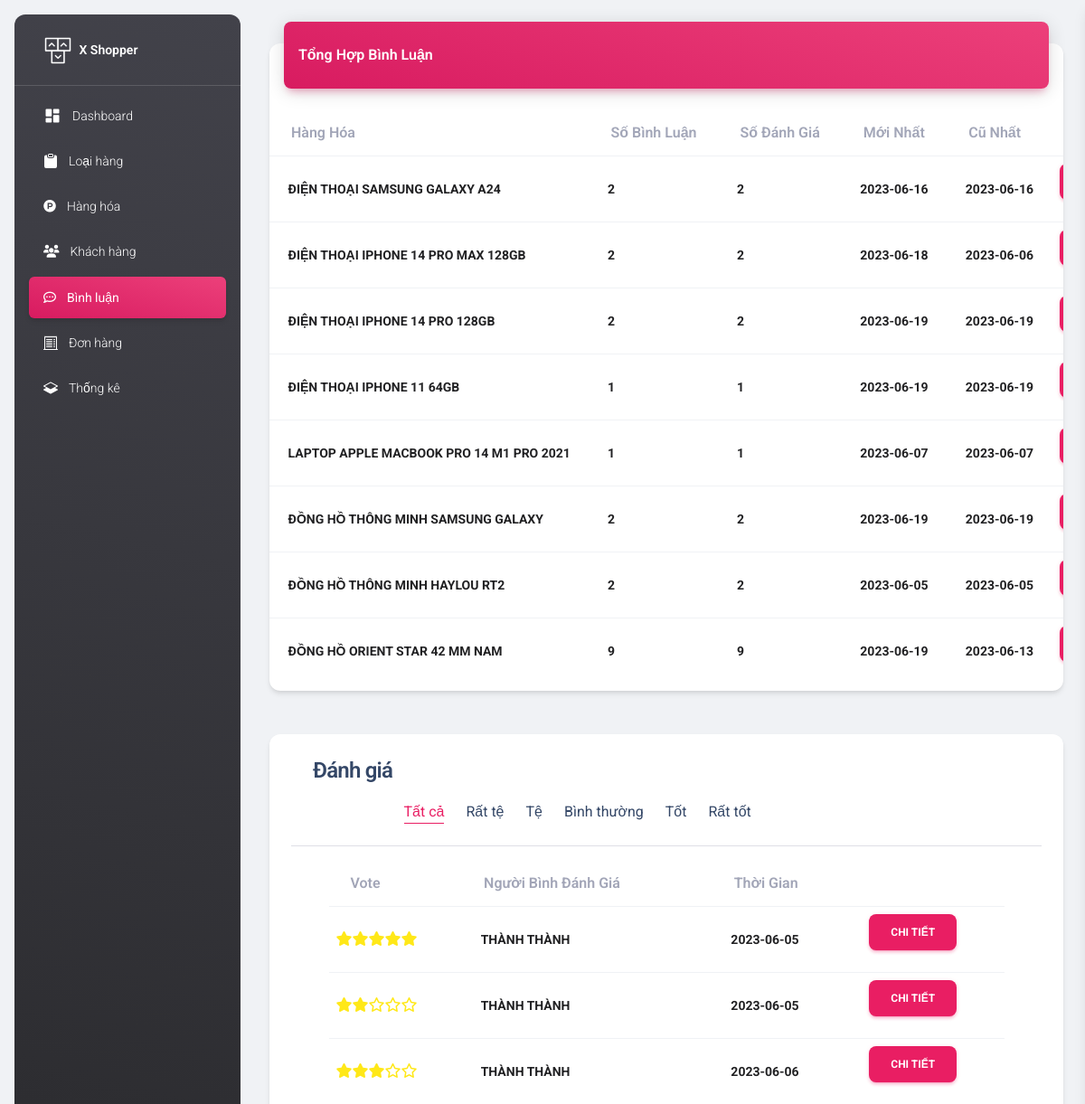
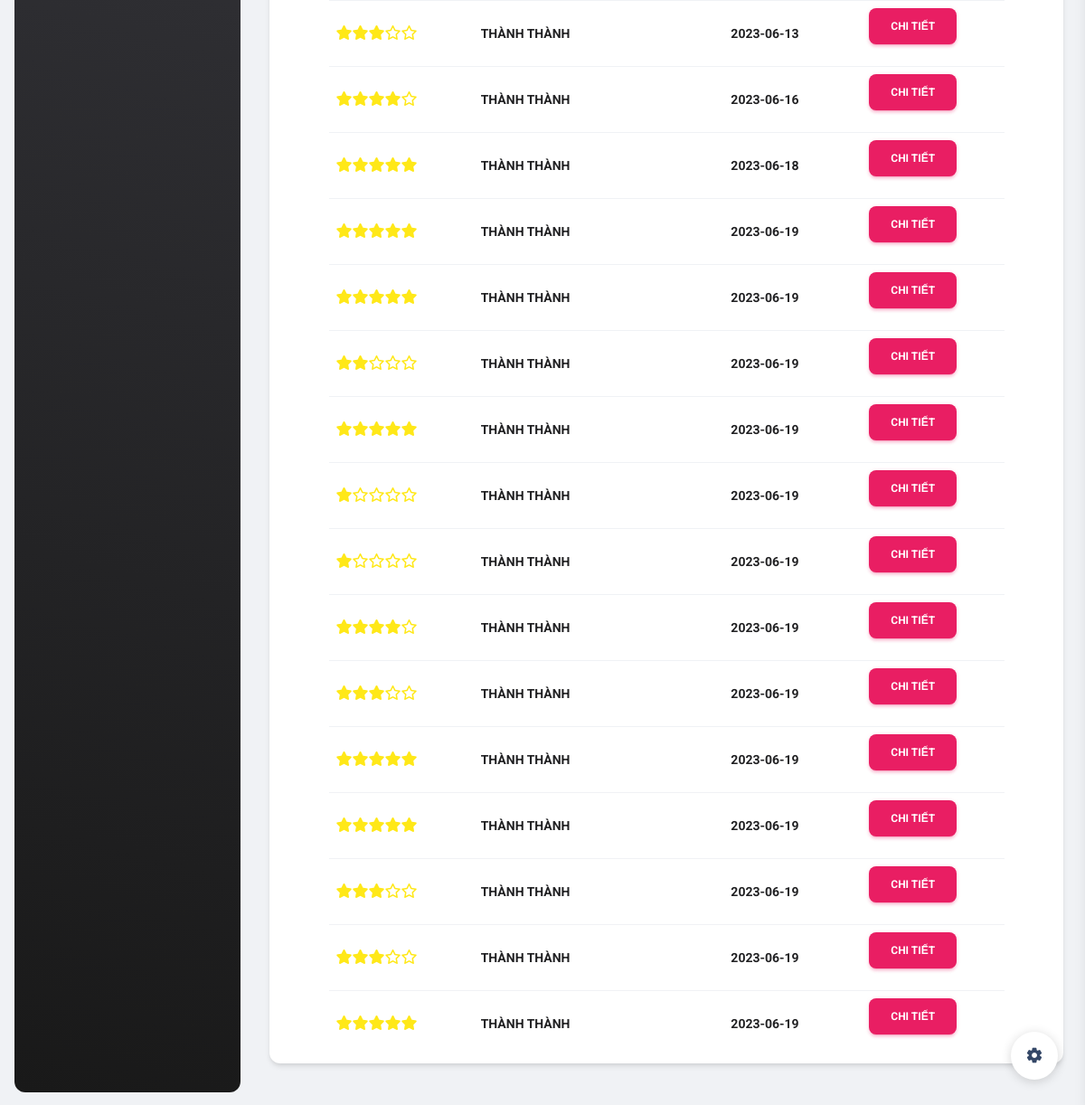
Page /admin/binh_luan/index.php (signed in) on the committed database (2 pictures, top to bottom).
### tables this page shows
CREATE TABLE `hang_hoa` (
  `ma_hh` int(9) NOT NULL,
  `ten_hh` varchar(50) NOT NULL,
  `don_gia` double(10,0) NOT NULL,
  `giam_gia` float NOT NULL,
  `hinh` varchar(255) NOT NULL,
  `ngay_nhap` date NOT NULL,
  `ma_loai` int(9) NOT NULL,
  `dac_biet` int(9) NOT NULL,
  `so_luot_xem` int(9) NOT NULL,
  `mo_ta` longtext NOT NULL
);

CREATE TABLE `binh_luan` (
  `ma_bl` int(9) NOT NULL,
  `noi_dung` varchar(255) NOT NULL,
  `ma_kh` varchar(50) NOT NULL,
  `ma_hh` int(9) NOT NULL,
  `ngay_bl` date NOT NULL,
  `vote` int(11) NOT NULL
);

### admin/binh_luan/index.php (called while the page is built, shortened)
<?php
require_once "../../Dao/binh_luan.php";
require_once "../../Dao/thong_ke.php";
extract($_REQUEST);
if(exist_parma('btn_hang_hoa')){
    extract($_REQUEST);
    $name = hang_hoa_select_by_id($ma_hh);
    $items = binh_luan_select_by_hang_hoa($ma_hh);
    $VIEW_NAME = 'detail.php';
}
else{
    $items = thong_ke_binh_luan();
        if(empty($vote)){
            $danh_gia = select_nhan_xet_all();
        }else{
            $danh_gia = select_nhan_xet_by_vote($vote);
        }
}
require '../layout.php';

### Dao/PDO.php (called while the page is built, shortened)
<?php
function pdo_get_connection()
{
    $servername = "localhost";
    $username = "root";
    $password = "";
    try {
        $conn = new PDO("mysql:host=$servername;dbname=xshop", $username, $password);
        $conn->setAttribute(PDO::ATTR_ERRMODE, PDO::ERRMODE_EXCEPTION);
        return $conn;
    } catch (PDOException $e) {
        echo "Connection failed: " . $e->getMessage();
    }
}
function pdo_query($sql)
{
    $sql_args = array_slice(func_get_args(), 1);
    try {
        $conn = pdo_get_connection();
        $stmt = $conn->prepare($sql);
        $stmt->execute($sql_args);
        $row = $stmt->fetchAll();
        return $row;
    } catch (PDOException $e) {
        throw $e;
    } finally {
        unset($conn);
    }
}

### Dao/thong_ke.php (called while the page is built, shortened)
<?php
require_once '../../Dao/PDO.php';
function thong_ke_binh_luan() {
    $sql = "SELECT COUNT(vote) so_vote,bl.vote, hh.ma_hh, hh.ten_hh, COUNT(*) so_luong, MIN(bl.ngay_bl) cu_nhat,MAX(bl.ngay_bl) moi_nhat,bl.ngay_bl,kh.ho_ten FROM binh_luan bl JOIN hang_hoa hh ON hh.ma_hh = bl.ma_hh join khach_hang kh on kh.ma_kh = bl.ma_kh GROUP BY hh.ma_hh, hh.ten_hh HAVING so_luong > 0";
    return pdo_query($sql);
}

### Dao/binh_luan.php (called while the page is built, shortened)
<?php
require_once '../../Dao/PDO.php';
function select_nhan_xet_all() {
    $sql = "SELECT * FROM `binh_luan` WHERE vote>0" ;
    return pdo_query($sql);
}
?>

### admin/binh_luan/list.php (the view, shortened to what this page needs)
<div class="container-fluid py-4">
    <div class="row">
        <div class="col-12">
            <div class="card my-4">
                <div class="card-header p-0 position-relative mt-n4 mx-3 z-index-2">
                    <div class="bg-gradient-primary shadow-primary border-radius-lg pt-4 pb-3">
                        <h6 class="text-white text-capitalize ps-3">Tổng hợp bình luận</h6>
                    </div>
                </div>
                <div class="card-body px-0 pb-2">
                    <div class="table-responsive p-0">
                        <table style="width: 90%;margin:auto" class="table align-items-center mb-0">
                            <thead>
                                <tr class="fs-22">
                                    <th class="text-secondary opacity-7">Hàng hóa</th>
                                    <th class="text-secondary opacity-7">Số bình luận</th>
                                    <th class="text-secondary opacity-7">Số đánh giá</th>
                                    <th class="text-secondary opacity-7">mới nhất</th>
                                    <th class="text-secondary opacity-7">cũ nhất</th>
                                    <th class="text-secondary opacity-7"></th>
                                </tr>
                            </thead>
                            <tbody>
                                <?php
                                foreach ($items as $value) {
                                    extract($value);
                                    ?>
                                    <tr>
                                        <td>
                                            <span class="namecategory badge badge-sm bg-gradient-secondary"><?=$ten_hh?></span>
                                        </td>
                                        <td>
                                            <span class="namecategory badge "><?=$so_luong?></span>
                                        </td>
                                        <td>
                                            <span class="namecategory badge "><?=$so_vote?></span>
                                        </td>
                                        <td>
                                            <span class="namecategory badge "><?=$moi_nhat?></span>
                                        </td>
                                        <td>
                                            <span class="namecategory badge "><?=$cu_nhat?></span>
                                        </td>
                                        <td class="align-middle">
                                            <form action="./index.php?btn_hang_hoa" method="post">
                                                <input name="" type="submit" value="Chi tiết" class="btn btn-primary">
                                            </form>
                                        </td>
                                    </tr>
                                <?php
                                }
                                ?>
                            </tbody>
                        </table>
                    </div>
                </div>
            </div>
        </div>
    </div>
    <div class="row">
        <div class="col-12">
            <div class="card my-4">
                <div class="card-body pb-2">
                    <div class="table-responsive ">
                        <h4 class="ps-4">Đánh giá</h4>
                        <div  style="width: 70%;margin:auto" class="d-flex gap-4 py-2">
                            <a href="index.php" <?=(empty($_GET['vote']))?'class="text-primary border-bottom border-primary"':''?>>Tất cả</a>
                            <a href="index.php?vote=1" <?=(!empty($_GET['vote']) && $_GET['vote']==1)?'class="text-primary border-bottom border-primary"':''?>>Rất tệ</a>
                            <a href="index.php?vote=2"  <?=(!empty($_GET['vote']) && $_GET['vote']==2)?'class="text-primary border-bottom border-primary"':''?>>Tệ</a>
                            <a href="index.php?vote=3"   <?=(!empty($_GET['vote']) && $_GET['vote']==3)?'class="text-primary border-bottom border-primary"':''?>>Bình thường</a>
                            <a href="index.php?vote=4"  <?=(!empty($_GET['vote']) && $_GET['vote']==4)?'class="text-primary border-bottom border-primary"':''?>>Tốt</a>
                            <a href="index.php?vote=5"  <?=(!empty($_GET['vote']) && $_GET['vote']==5)?'class="text-primary border-bottom border-primary"':''?>>Rất tốt</a>
                        </div>
                        <hr>
                        <table style="width: 90%;margin:auto" class="table align-items-center mb-0">
                            <thead>
                                <tr class="fs-22">
                                    <th class="text-secondary opacity-7">Vote</th>
                                    <th class="text-secondary opacity-7">Người bình đánh giá</th>
                                    <th class="text-secondary opacity-7">thời gian</th>
                                    <th class="text-secondary opacity-7"></th>
                                </tr>
                            </thead>
                            <tbody>
                                <?php
                                foreach ($danh_gia as $value) {
                                    extract($value);
                                    ?>
                                    <tr>
                                        <td>
                                        <?php
                                                if (!empty($vote)) {
                                                    for ($i = 0; $i < 5; $i++) {
                                                        if ($i < $vote) {
                                                            echo '<i style="color:#FFE818" class="fa fa-star cursor-pointer text-yellow-400 text-xl"  aria-hidden="true"></i>';
                                                        } else {
                                                            echo '<i  style="color:#FFE818" class="fa fa-star-o cursor-pointer text-yellow-400 text-xl" aria-hidden="true"></i>';
                                                        }
                                                    }
                                                }
                                                ?>
                                        </td>
                                        <td>
                                            <span class="namecategory badge "><?=$ho_ten?></span>
                                        </td>
                                        <td>
                                            <span class="namecategory badge "><?=$ngay_bl?></span>
                                        </td>
                                        <td class="align-middle">
                                            <form action="./index.php?btn_hang_hoa" method="post">
                                                <input name="" type="submit" value="Chi tiết" class="btn btn-primary">
                                            </form>
                                        </td>
                                    </tr>
                                <?php
                                }
                                ?>
                            </tbody>
                        </table>
                    </div>
                </div>
            </div>
        </div>
    </div>
</div>
</main>
<div class="fixed-plugin">
    <a class="fixed-plugin-button text-dark position-fixed px-3 py-2">
        <i class="material-icons py-2">settings</i>
    </a>
</div>
</body>
</html>

### admin/binh_luan/list.php (style rules this page uses)
.namecategory { font-size: 14px !important; background: none; color: #212123; }

### rows in the picture
hang_hoa: ten_hh "ĐIỆN THOẠI SAMSUNG GALAXY A24", so_luong "2", so_vote "2", moi_nhat "2023-06-16", cu_nhat "2023-06-16"
hang_hoa: ten_hh "ĐIỆN THOẠI IPHONE 14 PRO MAX 128GB", so_luong "2", so_vote "2", moi_nhat "2023-06-18", cu_nhat "2023-06-06"
hang_hoa: ten_hh "ĐIỆN THOẠI IPHONE 14 PRO 128GB", so_luong "2", so_vote "2", moi_nhat "2023-06-19", cu_nhat "2023-06-19"
hang_hoa: ten_hh "ĐIỆN THOẠI IPHONE 11 64GB", so_luong "1", so_vote "1", moi_nhat "2023-06-19", cu_nhat "2023-06-19"
hang_hoa: ten_hh "LAPTOP APPLE MACBOOK PRO 14 M1 PRO 2021", so_luong "1", so_vote "1", moi_nhat "2023-06-07", cu_nhat "2023-06-07"
hang_hoa: ten_hh "ĐỒNG HỒ THÔNG MINH SAMSUNG GALAXY", so_luong "2", so_vote "2", moi_nhat "2023-06-19", cu_nhat "2023-06-19"
hang_hoa: ten_hh "ĐỒNG HỒ THÔNG MINH HAYLOU RT2", so_luong "2", so_vote "2", moi_nhat "2023-06-05", cu_nhat "2023-06-05"
hang_hoa: ten_hh "ĐỒNG HỒ ORIENT STAR 42 MM NAM", so_luong "9", so_vote "9", moi_nhat "2023-06-19", cu_nhat "2023-06-13"
binh_luan: vote 5 (drawn), ho_ten "THÀNH THÀNH", ngay_bl "2023-06-05"
binh_luan: vote 2 (drawn), ho_ten "THÀNH THÀNH", ngay_bl "2023-06-05"
binh_luan: vote 3 (drawn), ho_ten "THÀNH THÀNH", ngay_bl "2023-06-06"
binh_luan: vote 3 (drawn), ho_ten "THÀNH THÀNH", ngay_bl "2023-06-13"
binh_luan: vote 4 (drawn), ho_ten "THÀNH THÀNH", ngay_bl "2023-06-16"
binh_luan: vote 5 (drawn), ho_ten "THÀNH THÀNH", ngay_bl "2023-06-18"
binh_luan: vote 5 (drawn), ho_ten "THÀNH THÀNH", ngay_bl "2023-06-19"
binh_luan: vote 5 (drawn), ho_ten "THÀNH THÀNH", ngay_bl "2023-06-19"
binh_luan: vote 2 (drawn), ho_ten "THÀNH THÀNH", ngay_bl "2023-06-19"
binh_luan: vote 5 (drawn), ho_ten "THÀNH THÀNH", ngay_bl "2023-06-19"
binh_luan: vote 1 (drawn), ho_ten "THÀNH THÀNH", ngay_bl "2023-06-19"
binh_luan: vote 1 (drawn), ho_ten "THÀNH THÀNH", ngay_bl "2023-06-19"
binh_luan: vote 4 (drawn), ho_ten "THÀNH THÀNH", ngay_bl "2023-06-19"
binh_luan: vote 3 (drawn), ho_ten "THÀNH THÀNH", ngay_bl "2023-06-19"
binh_luan: vote 5 (drawn), ho_ten "THÀNH THÀNH", ngay_bl "2023-06-19"
binh_luan: vote 5 (drawn), ho_ten "THÀNH THÀNH", ngay_bl "2023-06-19"
binh_luan: vote 3 (drawn), ho_ten "THÀNH THÀNH", ngay_bl "2023-06-19"
binh_luan: vote 3 (drawn), ho_ten "THÀNH THÀNH", ngay_bl "2023-06-19"
binh_luan: vote 5 (drawn), ho_ten "THÀNH THÀNH", ngay_bl "2023-06-19"
